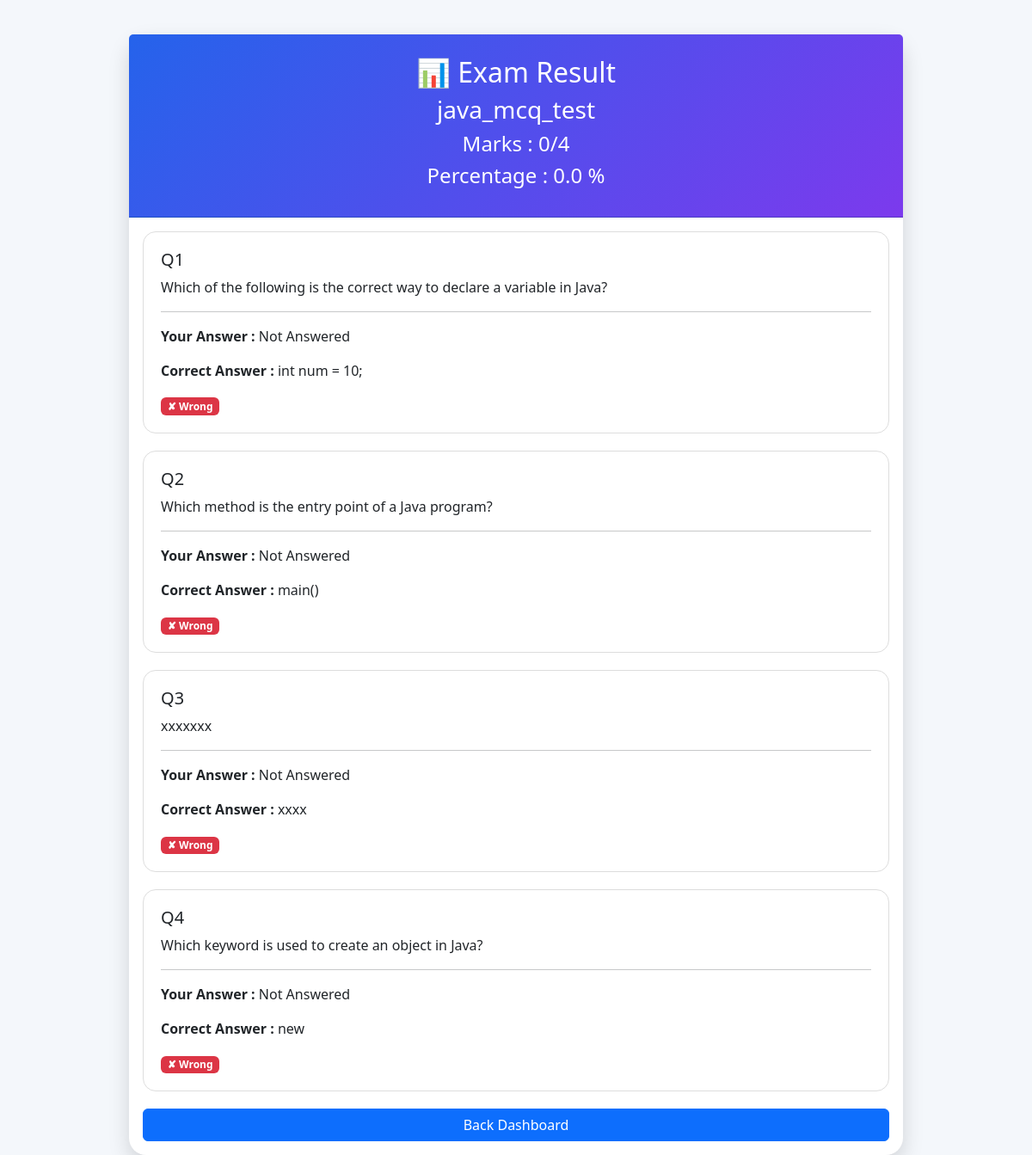
The app's page /view_result/6 (signed in) with its own data.
### models.py (models this page shows)
class Result(db.Model):
    id = db.Column(db.Integer, primary_key=True)
    student_id = db.Column(db.Integer)
    student_name = db.Column(db.String(100))
    roll_number = db.Column(db.String(100))
    exam_id = db.Column(db.Integer)
    exam_title = db.Column(db.String(200))
    marks = db.Column(db.Integer)
    total = db.Column(db.Integer)
    percentage = db.Column(db.Float)

class ResultAnswer(db.Model):
    id = db.Column(db.Integer, primary_key=True)
    result_id = db.Column(db.Integer)
    question = db.Column(db.Text)
    option_a = db.Column(db.String(200))
    option_b = db.Column(db.String(200))
    option_c = db.Column(db.String(200))
    option_d = db.Column(db.String(200))
    student_answer = db.Column(db.String(1))
    correct_answer = db.Column(db.String(1))
    is_correct = db.Column(db.Boolean)

### app.py (the view)
@app.route("/view_result/<int:result_id>")
def view_result(result_id):
    if "student_id" not in session:
        return redirect("/student_login")
    result = Result.query.get_or_404(result_id)
    answers = ResultAnswer.query.filter_by(
        result_id=result.id
    ).all()
    return render_template(
        "view_result.html",
        result=result,
        answers=answers
    )

### templates/view_result.html (shortened to what this page needs)
<!DOCTYPE html>
<html>
<head>
    <link href="https://cdn.jsdelivr.net/npm/bootstrap@5.3.3/dist/css/bootstrap.min.css" rel="stylesheet">
</head>
<body>
<div class="container">
<div class="card main-card">
<div class="card-header">
<h2>
📊 Exam Result
</h2>
<h3>
{{ result.exam_title }}
</h3>
<h4>
Marks :
{{ result.marks }}/{{ result.total }}
</h4>
<h4>
Percentage :
{{ result.percentage }} %
</h4>
</div>
<div class="card-body">
{% for answer in answers %}
<div class="question">
<h5>
Q{{ loop.index }}
</h5>
<p>
{{ answer.question }}
</p>
<hr>
<p>
<b>Your Answer :</b>
{% if answer.student_answer=="A" %}
{{ answer.option_a }}
{% elif answer.student_answer=="B" %}
{{ answer.option_b }}
{% elif answer.student_answer=="C" %}
{{ answer.option_c }}
{% elif answer.student_answer=="D" %}
{{ answer.option_d }}
{% else %}
Not Answered
{% endif %}
</p>
<p>
<b>Correct Answer :</b>
{% if answer.correct_answer=="A" %}
{{ answer.option_a }}
{% elif answer.correct_answer=="B" %}
{{ answer.option_b }}
{% elif answer.correct_answer=="C" %}
{{ answer.option_c }}
{% else %}
{{ answer.option_d }}
{% endif %}
</p>
{% if answer.is_correct %}
<span class="badge bg-success">
✔ Correct
</span>
{% else %}
<span class="badge bg-danger">
✘ Wrong
</span>
{% endif %}
</div>
{% endfor %}
<a href="/student_dashboard"
class="btn btn-primary w-100">
Back Dashboard
</a>
</div>
</div>
</div>
</body>
</html>

### templates/view_result.html (style rules this page uses)
body { background:#f4f7fb; }
.main-card { max-width:900px; margin:auto; margin-top:40px; border:none; border-radius:20px; box-shadow:0 10px 25px rgba(0,0,0,.15); }
.card-header { background:linear-gradient(135deg,#2563eb,#7c3aed); color:white; text-align:center; padding:25px; }
.question { border:1px solid #ddd; border-radius:15px; padding:20px; margin-bottom:20px; background:white; }

### records on screen
Result: exam_title "java_mcq_test", marks "0", total "4", percentage "0.0"
ResultAnswer: question "Which of the following is the correct way to declare a variable in Java?", shows "Not Answered", option_a "int num = 10;", is_correct "✘ Wrong"
ResultAnswer: question "Which method is the entry point of a Java program?", shows "Not Answered", option_c "main()", is_correct "✘ Wrong"
ResultAnswer: question "xxxxxxx", shows "Not Answered", option_d "xxxx", is_correct "✘ Wrong"
ResultAnswer: question "Which keyword is used to create an object in Java?", shows "Not Answered", option_a "new", is_correct "✘ Wrong"
